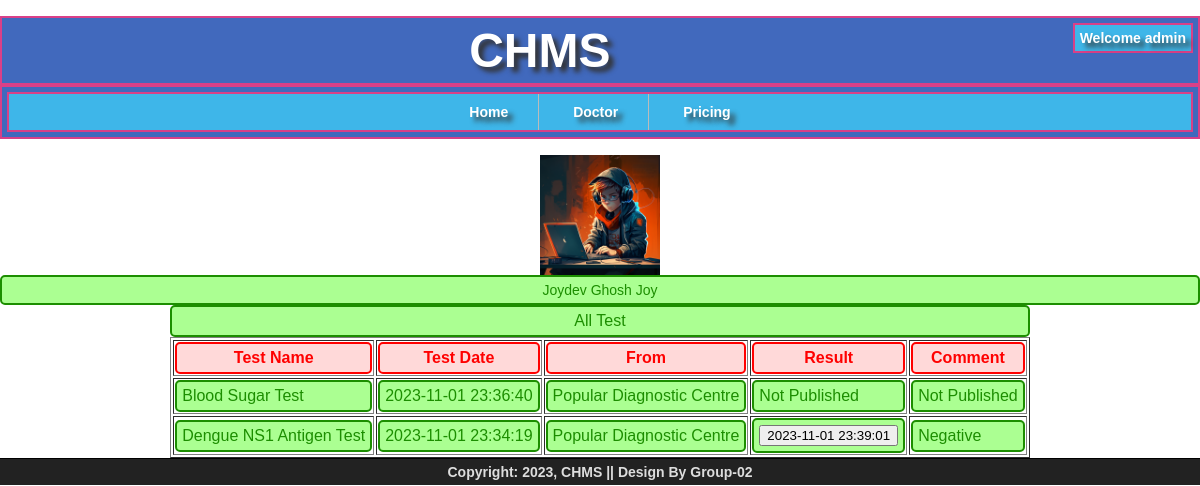
Page /chms/admin/patient/test.php?P_ID=1001 (signed in) on the committed database.
### tables this page shows
CREATE TABLE `patient` (
  `ID` int(11) NOT NULL,
  `Fname` varchar(30) NOT NULL,
  `Lname` varchar(30) DEFAULT NULL,
  `DOB` date NOT NULL,
  `Gender` char(10) NOT NULL,
  `Emergency_Number` char(15) NOT NULL,
  `Blood` char(3) DEFAULT NULL,
  `Weight` decimal(5,2) DEFAULT NULL
);

CREATE TABLE `user_details` (
  `ID` int(11) NOT NULL,
  `User_Name` varchar(255) NOT NULL,
  `Password` char(255) NOT NULL,
  `Role` char(20) NOT NULL,
  `Phone_Number` char(15) NOT NULL,
  `Email` char(150) DEFAULT NULL,
  `Address` varchar(200) DEFAULT NULL,
  `Photo` char(50) DEFAULT NULL,
  `Status` tinyint(1) NOT NULL
);

CREATE TABLE `test_log` (
  `ID` int(11) NOT NULL,
  `T_ID` int(11) NOT NULL,
  `P_ID` int(11) NOT NULL,
  `Prescription_ID` int(11) DEFAULT NULL,
  `DC_ID` int(11) DEFAULT NULL,
  `Test_Date` datetime DEFAULT NULL,
  `Result_Date` datetime DEFAULT NULL,
  `Result` char(50) DEFAULT NULL,
  `Comment` varchar(200) DEFAULT NULL
);

CREATE TABLE `test` (
  `ID` int(11) NOT NULL,
  `Name` varchar(50) NOT NULL,
  `Price` decimal(8,2) NOT NULL,
  `Status` tinyint(1) NOT NULL
);

CREATE TABLE `diagnostic_center` (
  `ID` int(11) NOT NULL,
  `License_Number` int(11) NOT NULL,
  `Name` varchar(150) NOT NULL
);

### CHMS/admin/patient/test.php (the view, shortened to what this page needs)
<?php
include("../../common/header-content.php");
if(isset($_GET['P_ID'])){
	$P_ID = $_GET['P_ID'];
	$sql_info = "SELECT p.Fname, p.Lname, u.Photo
                FROM patient p, user_details u
                WHERE p.ID = u.ID AND p.ID = $P_ID";
        $result_info = mysqli_query($conn, $sql_info);
        $found_user = mysqli_fetch_array($result_info);
        $Fname = $found_user['Fname'];
        $Lname = $found_user['Lname'];
        $Photo = $found_user['Photo'];
        echo '<table border="1" align="center">';
        if($Photo == ""){
            echo '<div align="center"><img src="/chms/patient/img/null.jpg" alt="'.$Fname.' '.$Lname.'" width="200px" height="200px"></div>';
        }
        else{
            echo '<div align="center"><img src="/chms/patient/'.$Photo.'" alt="'.$Fname.' '.$Lname.'" width="120px" height="120px"></div>';
        }
        echo '<div id="joy_congratulation" align="center">'.
            $Fname . ' '. $Lname .'</div>';
echo '
		<caption>
			<div id="joy_congratulation">
				All Test
			</div>
		</caption>
		<tr>
			<th>
				<div id="joy_warning" align="center">
					Test Name
				</div>
			</th>
			<th>
				<div id="joy_warning" align="center">
					Test Date
				</div>
			</th>
			<th>
				<div id="joy_warning" align="center">
					From
				</div>
			</th>
			<th>
				<div id="joy_warning" align="center">
					Result
				</div>
			</th>
			<th>
				<div id="joy_warning" align="center">
					Comment
				</div>
			</th>
		</tr>';
$sql_all_test = "SELECT l.ID, t.Name, l.Test_Date, d.Name as 'DCName', l.Result_Date, l.Result, l.Comment
					FROM test t
					JOIN test_log l
					ON(t.ID = l.T_ID)
					LEFT OUTER JOIN diagnostic_center d
					ON(l.DC_ID = d.ID)
					WHERE l.P_ID = $P_ID
					ORDER BY l.Test_Date DESC";
	$result_all_test = mysqli_query($conn, $sql_all_test);
	if (mysqli_num_rows($result_all_test) > 0){
		while ($row = mysqli_fetch_assoc($result_all_test)){
			echo '<tr>
					<td>
						<div id="joy_congratulation">
							'.$row['Name'].'
						</div>
					</td>
					<td>
						<div id="joy_congratulation">';
						if($row['Test_Date'] == ""){
							echo "Not Claimed";
						}
						else{
							echo ''.$row['Test_Date'].'';
						}
						echo '
						</div>
					</td>
					<td>
						<div id="joy_congratulation">';
						if($row['DCName'] == ""){
							echo 'Not Claimed';
						}
						else{
							echo ''.$row['DCName'].'';
						}
						echo '
						</div>
					</td>
					<td>
						<div id="joy_congratulation">';
						if($row['Result_Date'] == ""){
							echo 'Not Published';
						}
						else{
							echo '<a href="/chms/diagnostic-center/'.$row['Result'].'" download="report-'.$row['ID'].'.pdf">
								        <button>'.$row['Result_Date'].'</button>
								    </a>';
						}
						echo '
						</div>
					</td>
					<td>
						<div id="joy_congratulation">';
						if($row['Comment'] == ""){
							echo 'Not Published';
						}
						else{
							echo ''.$row['Comment'].'';
						}
						echo '
						</div>
					</td>
				</tr>';
		}
	}
	echo '</table>';
}
else{
	redirect_to("/chms/admin/");
}
?>
<!DOCTYPE html>
<html>
<head>
</head>
<body>
</body>
</html>

### rows in the picture
patient: ID.Photo (picture), Fname "Joydev Ghosh", Lname "Joy"
test_log: T_ID.Name "Blood Sugar Test", Test_Date "2023-11-01 23:36:40", DC_ID.Name "Popular Diagnostic Centre", shows "Not Published"
test_log: T_ID.Name "Dengue NS1 Antigen Test", Test_Date "2023-11-01 23:34:19", DC_ID.Name "Popular Diagnostic Centre", Result_Date "2023-11-01 23:39:01", Comment "Negative"

### other values in the picture
$User_Name "admin"
